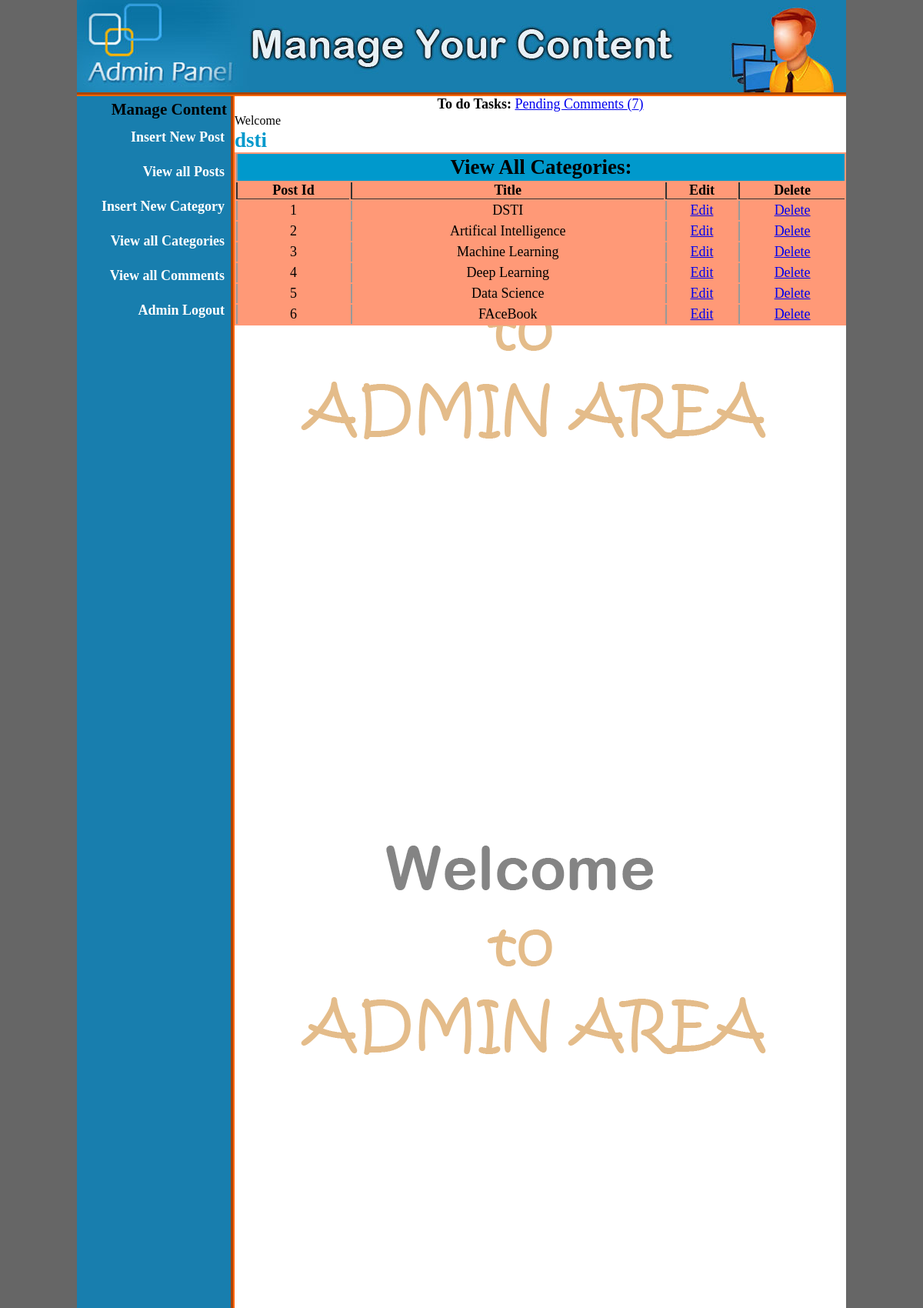
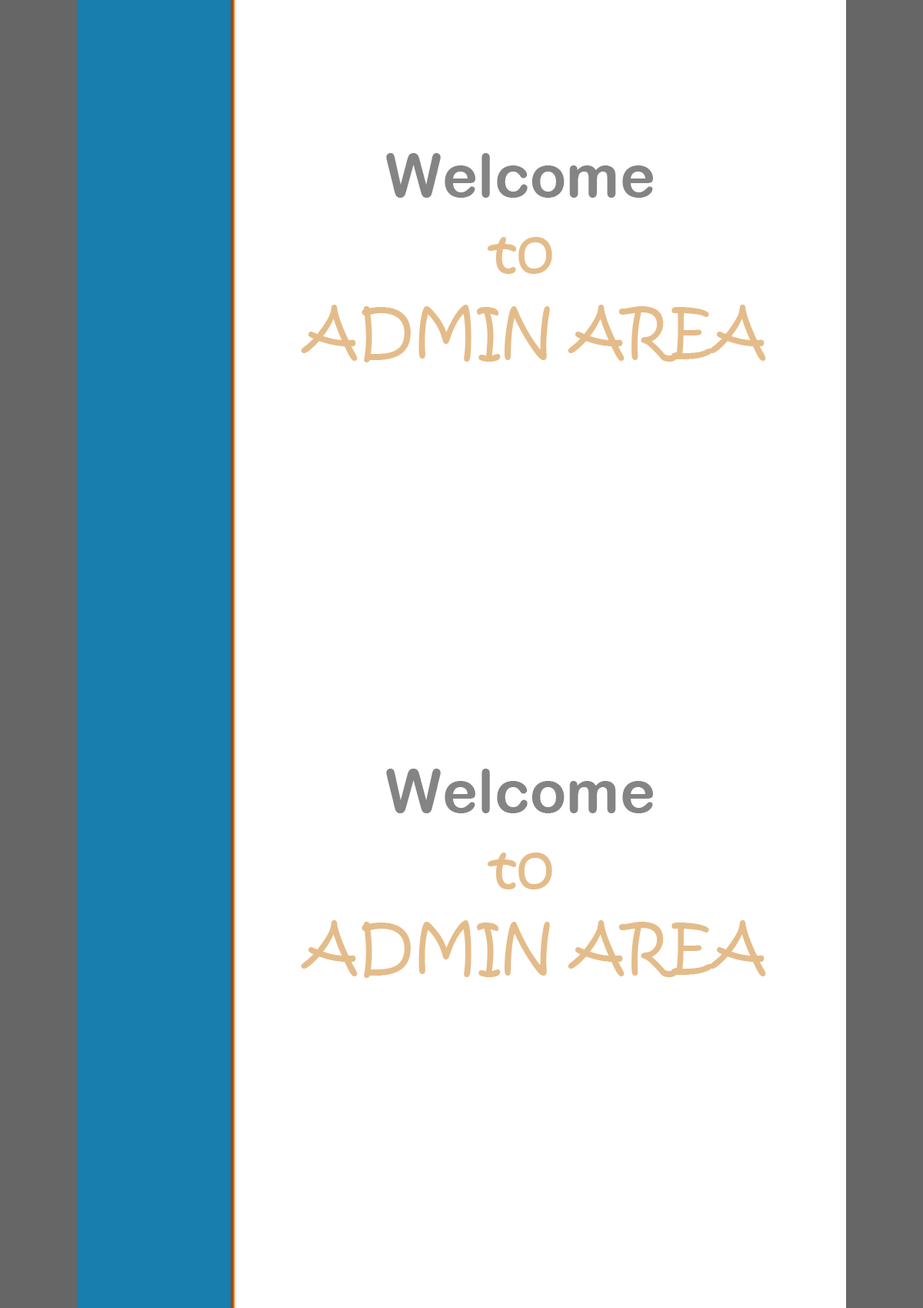
The app's page /dsti_cms/admin/index.php?view_cats (signed in, upper part) with its own data (2 pictures, top to bottom).
### tables this page shows
CREATE TABLE `categories` (
  `cat_id` int(11) NOT NULL,
  `cat_title` varchar(100) NOT NULL
);

### dsti_cms/admin/includes/view_cats.php (the view, shortened to what this page needs)
<?php
  if(!isset($_SESSION['user_name'])){
  echo "<script>window.open('../admin_login.php?not_authorize=You are not Authorize to access this page.','_self')</script>";
 }else{
?>
<!DOCTYPE html>
<html>
<head>
</head>
<body>
	<table align="center" bgcolor="#FF9977" width="795">
		<tr>
			<td colspan="8" align="center" bgcolor="#0099CC"><h2>View All Categories:</h2></td>
		</tr>
		<tr>
			<th>Post Id</th>
			<th>Title</th>
			<th>Edit</th>
			<th>Delete</th>
		</tr>
<?php
     include("includes/database.php");
     $get_cats = "select * from  categories";
     $run_cats = mysqli_query($con, $get_cats);
     $i = 1;
     while($row_cats = mysqli_fetch_array($run_cats)){
     	$cat_id = $row_cats['cat_id'];
     	$cat_title = $row_cats['cat_title'];
?>
		<tr align="center">
			<td><?php echo $i++ ?></td>
			<td><?php echo $cat_title; ?></td>
			<td><a href="index.php?edit_cat=<?php echo $cat_id; ?>">Edit</a></td>
			<td><a href="includes/delete_cat.php?delete_cat=<?php echo $cat_id; ?>">Delete</a></td>
		</tr>
 <?php } ?>
	</table>
</body>
</html>
<?php }  ?>

### dsti_cms/admin/style.css (style rules this page uses)
html, body, div, span, applet, object, iframe, h1, h2, h3, h4, h5, h6, p, blockquote, pre, a, abbr, acronym, address, big, cite, code, del, dfn, em, img, ins, kbd, q, s, samp, small, strike, strong, sub, sup, tt, var, b, u, i, center, dl, dt, dd, ol, ul, li, fieldset, form, label, legend, table, caption, tbody, tfoot, thead, tr, th, td, article, aside, canvas, details, embed, figure, figcaption, footer, header, hgroup, menu, nav, output, ruby, section, summary, time, mark, audio, video { margin: 0; padding: 0; border: 0; vertical-align: baseline; }
body { background-color: #666; }

### dsti_cms/admin/includes/view_cats.php (style rules this page uses)
th,td,tr,tale { padding: 0; margin: 0; }
th { border-left: 2px solid #333; border-bottom: 1px solid #333; }
td { padding: 2px; border-left: 2px solid #999; }

### records on screen
categories: cat_title "DSTI"
categories: cat_title "Artifical Intelligence"
categories: cat_title "Machine Learning"
categories: cat_title "Deep Learning"
categories: cat_title "Data Science"
categories: cat_title "FAceBook"

### other values on screen
$count "7"
$_SESSION['user_name'] "dsti"
